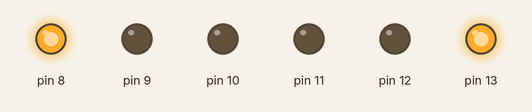
Simulated run of this sketch. Board: Arduino Uno, built with avr-gcc and run on an emulated ATmega328P. Parts: output pins drawn as LEDs (lit = HIGH).

Above: at 2.5 s.
At 6.0 s:
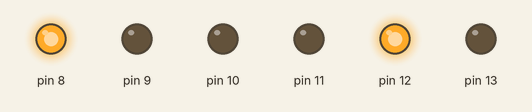
At 9.5 s:
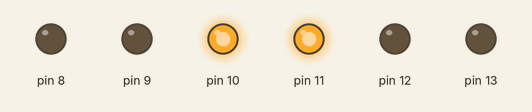
At 13.0 s:
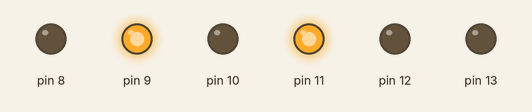
Timing chart, 0 to 18.2 s (numbered marks = the images above):
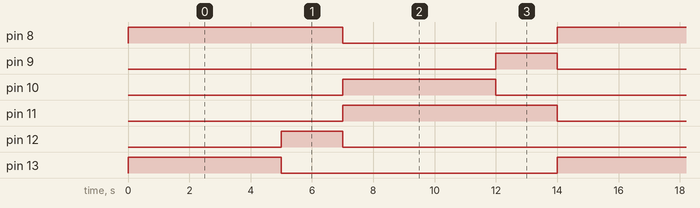

Measured:
- by itself, pin 8, pin 11: alternates HIGH for 7.0 s and LOW for 7.0 s
- by itself, pin 9, pin 12: alternates HIGH for 2.0 s and LOW for 12.0 s
- by itself, pin 10, pin 13: alternates HIGH for 5.0 s and LOW for 9.0 s

The sketch:

swanky_allis_wluff3.ino
```cpp
// C++ code
//
void setup()
{
  pinMode(13, OUTPUT);
  pinMode(12, OUTPUT);
  pinMode(11, OUTPUT);
  pinMode(10, OUTPUT);
  pinMode(9, OUTPUT);
  pinMode(8, OUTPUT);
}

void loop()
{
  digitalWrite(13, HIGH); // verde1
  digitalWrite(12, LOW); // amarelo1
  digitalWrite(11, LOW); // vermelho1
  digitalWrite(10, LOW); // verde2
  digitalWrite(9, LOW); // amarelo2
  digitalWrite(8,HIGH); // vermelho2
  delay(5000); // Wait for 1000 millisecond(s)
  digitalWrite(13, LOW); // verde1
  digitalWrite(12, HIGH); // amarelo1
  digitalWrite(11, LOW); // vermelho1
  digitalWrite(10, LOW); // verde2
  digitalWrite(9, LOW); // amarelo2
  digitalWrite(8, HIGH); // vermelho2
  delay(2000); // Wait for 1000 millisecond(s)
  digitalWrite(13, LOW); // verde1
  digitalWrite(12, LOW); // amaralo1
  digitalWrite(11, HIGH); // vermelho1
  digitalWrite(10, HIGH); // verde2
  digitalWrite(9, LOW); // amarelo2
  digitalWrite(8, LOW); // vermelho2
  delay(5000); //Wait for 1000 millisecond(s)
  digitalWrite(13, LOW); // verde1
  digitalWrite(12, LOW); // amarelo1
  digitalWrite(11, HIGH); // vermelho1
  digitalWrite(10, LOW); // verde2
  digitalWrite(9, HIGH); // amarelo2
  digitalWrite(8, LOW); // vermelho2
  delay(2000);
}
```
